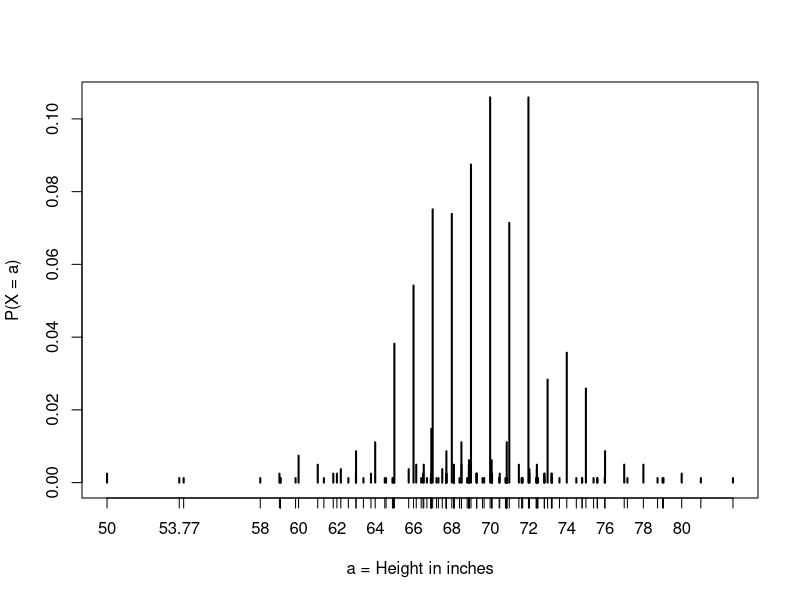

This figure's R source:
library(tidyverse)
library(dslabs)

# Continuous Probability ====

# Operates on intervals than single values
# Empirical Cumulative Distribution Function eCDF

data("heights")
head(heights)

male_heights <- heights %>%  
  filter(sex == "Male") %>% 
  pull(height)

f <- function(a) mean(male_heights <= a) # eCDF

# If I pick one of the male students at random, what is the chance
# that he is taller than 70 inches?

1 - f(70.5)

# The cumulative distribution function defines a probability distribution
# for picking a height at random from our vector of male heights.

# Theoretical Distribution ====

# CDF for the normal distribution

pnorm(q = 70.5, 
      mean = mean(male_heights), 
      sd = sd(male_heights), 
      lower.tail = F)

plot(prop.table(table(male_heights)), 
     xlab = "a = Height in inches", 
     ylab = "P(X = a)")

limits <- list(a = c(68.5, 67.5), 
               b = c(69.5, 68.5), 
               c = c(70.5, 69.5))

Fun_Diff <- function(i) {
  mean(male_heights <= limits[[i]][1]) - mean(male_heights <= limits[[i]][2])
}

map_dbl(.x = 1:3, .f = Fun_Diff)

Fun_Diff_2 <- function(i) {
  pnorm(limits[[i]][1], mean = mean(male_heights), sd = sd(male_heights)) - 
  pnorm(limits[[i]][2], mean = mean(male_heights), sd = sd(male_heights))
}

map_dbl(.x = 1:3, .f = Fun_Diff_2)
